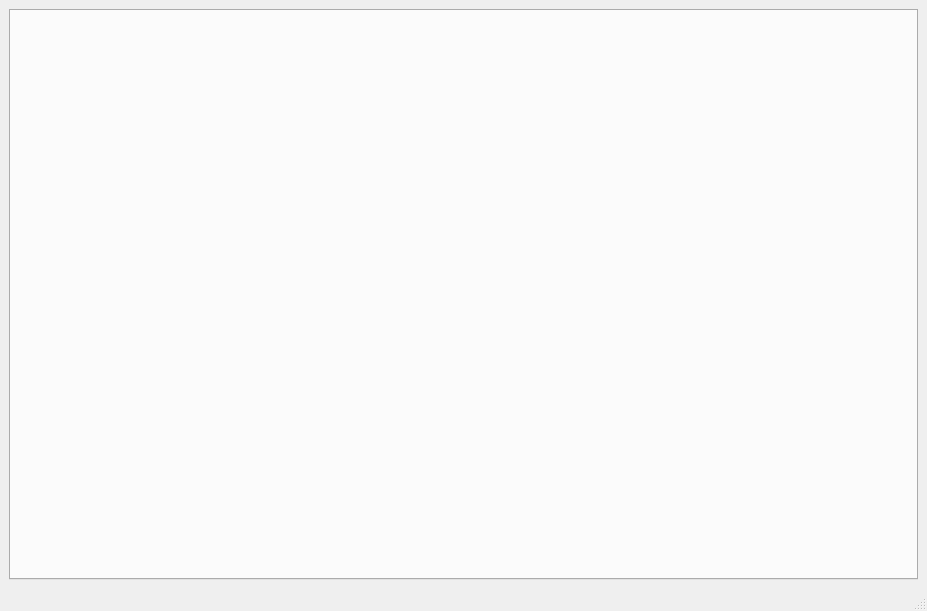
<?xml version="1.0" encoding="UTF-8"?>
<ui version="4.0">
 <class>MainWindow</class>
 <widget class="QMainWindow" name="MainWindow">
  <property name="geometry">
   <rect>
    <x>0</x>
    <y>0</y>
    <width>927</width>
    <height>611</height>
   </rect>
  </property>
  <property name="windowTitle">
   <string>MainWindow</string>
  </property>
  <widget class="QWidget" name="centralwidget">
   <layout class="QVBoxLayout" name="verticalLayout">
    <item>
     <widget class="QTabWidget" name="tabWidget">
      <property name="currentIndex">
       <number>-1</number>
      </property>
      <property name="tabsClosable">
       <bool>true</bool>
      </property>
      <property name="movable">
       <bool>true</bool>
      </property>
     </widget>
    </item>
   </layout>
  </widget>
  <widget class="QMenuBar" name="menubar">
   <property name="geometry">
    <rect>
     <x>0</x>
     <y>0</y>
     <width>927</width>
     <height>19</height>
    </rect>
   </property>
  </widget>
  <widget class="QStatusBar" name="statusbar"/>
 </widget>
 <resources/>
 <connections/>
</ui>
